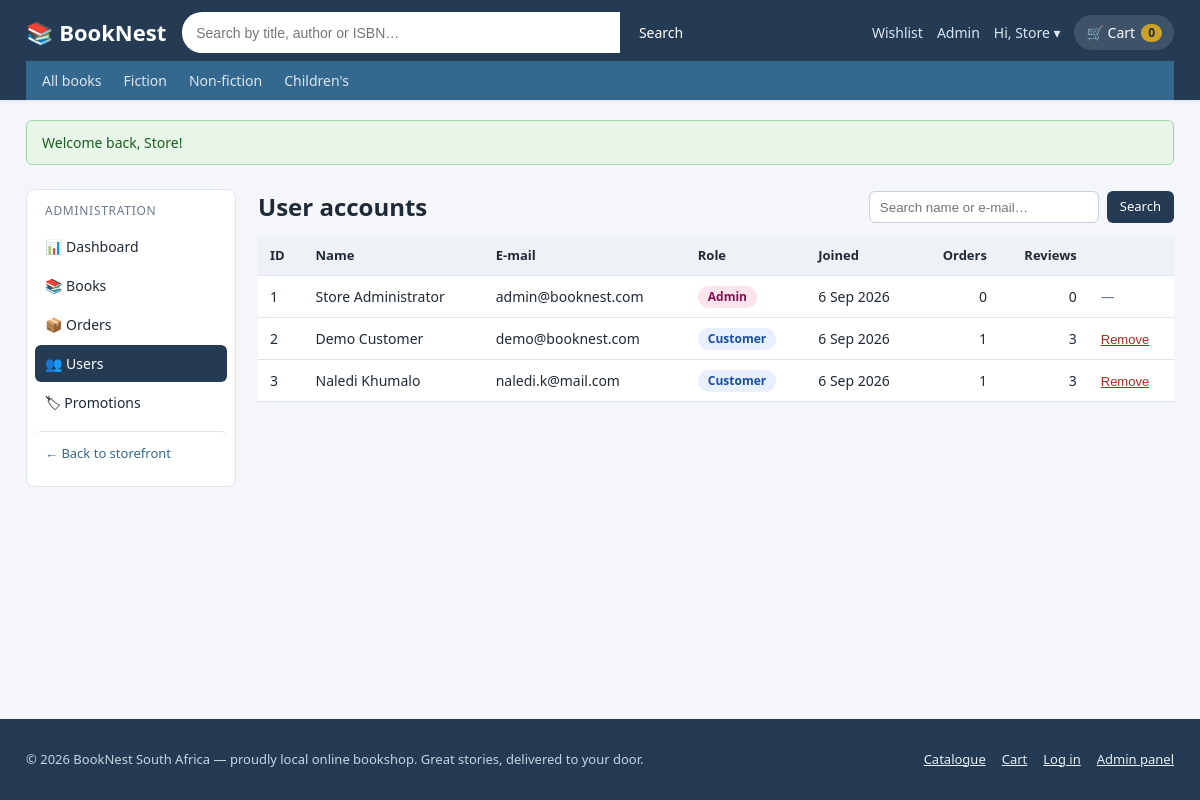
The page /admin/users.php (signed in) on the database its author committed.
### tables this page shows
CREATE TABLE users (
    UserID      INT            NOT NULL AUTO_INCREMENT,
    Name        VARCHAR(60)    NOT NULL,
    Email       VARCHAR(120)   NOT NULL,
    Password    VARCHAR(255)   NOT NULL,             
    Role        ENUM('Customer','Admin') NOT NULL DEFAULT 'Customer',
    DateCreated DATETIME       NOT NULL DEFAULT CURRENT_TIMESTAMP,
     
    ShipStreet    VARCHAR(160) NULL,
    ShipCity      VARCHAR(60)  NULL,
    ShipProvince  VARCHAR(60)  NULL,
    ShipPostcode  VARCHAR(12)  NULL,
    ShipCountry   VARCHAR(60)  NULL DEFAULT 'South Africa',
     
    CardToken     VARCHAR(100) NULL,
    CardLast4     VARCHAR(4)   NULL,
    CardExpiry    CHAR(5)      NULL,
    PRIMARY KEY (UserID),
    UNIQUE KEY uq_users_email (Email)
);

### public/includes/db.php (called while the page is built, shortened)
<?php
final class DatabaseConnection
{
    private static ?DatabaseConnection $instance = null;
    private PDO $pdo;
    private function __construct()
    {
        $dsn = sprintf('mysql:host=%s;port=%d;dbname=%s;charset=utf8mb4',
            DB_HOST, DB_PORT, DB_NAME);
        $this->pdo = new PDO($dsn, DB_USER, DB_PASS, [
            PDO::ATTR_ERRMODE            => PDO::ERRMODE_EXCEPTION,
            PDO::ATTR_DEFAULT_FETCH_MODE => PDO::FETCH_ASSOC,
            PDO::ATTR_EMULATE_PREPARES   => false,
            PDO::ATTR_STRINGIFY_FETCHES  => false,
        ]);
    }
    public static function getInstance(): self
    {
        if (self::$instance === null) {
            self::$instance = new self();
        }
        return self::$instance;
    }
    public function pdo(): PDO
    {
        return $this->pdo;
    }
}

### public/includes/init.php (called while the page is built, shortened)
<?php
require_once __DIR__ . '/db.php';
require_once __DIR__ . '/functions.php';
function db(): PDO
{
    return DatabaseConnection::getInstance()->pdo();
}

### public/admin/users.php (the view, shortened to what this page needs)
<?php
require_once __DIR__ . '/../includes/init.php';
$q  = get('q');
$sql = 'SELECT u.*,
              (SELECT COUNT(*) FROM orders o WHERE o.UserID = u.UserID) AS orders_count,
              (SELECT COUNT(*) FROM reviews r WHERE r.UserID = u.UserID) AS reviews_count
         FROM users u';
$params = [];
$sql .= ' ORDER BY u.DateCreated DESC';
$stmt = db()->prepare($sql);
$stmt->execute($params);
$users = $stmt->fetchAll();
include __DIR__ . '/../includes/admin_header.php';
?>
<div class="panel-head">
  <h1>User accounts</h1>
  <form method="get" action="users.php" class="inline-search">
    <input type="search" name="q" id="uq" value="<?= e($q) ?>" placeholder="Search name or e-mail…">
    <button class="btn btn-dark btn-sm" type="submit">Search</button>
  </form>
</div>
<?php if (!$users): ?>
  <p class="muted">No users found.</p>
<?php else: ?>
  <table class="data-table">
    <thead><tr><th>ID</th><th>Name</th><th>E-mail</th><th>Role</th><th>Joined</th><th class="num">Orders</th><th class="num">Reviews</th><th></th></tr></thead>
    <tbody>
      <?php foreach ($users as $u): ?>
        <tr>
          <td><?= (int) $u['UserID'] ?></td>
          <td><?= e($u['Name']) ?></td>
          <td><?= e($u['Email']) ?></td>
          <td>
            <span class="badge badge-<?= $u['Role'] === 'Admin' ? 'admin' : 'customer' ?>"><?= e($u['Role']) ?></span>
          </td>
          <td><?= e(date('j M Y', strtotime($u['DateCreated']))) ?></td>
          <td class="num"><?= (int) $u['orders_count'] ?></td>
          <td class="num"><?= (int) $u['reviews_count'] ?></td>
          <td>
            <?php if ($u['Role'] !== 'Admin'): ?>
              <form method="post" action="users.php" onsubmit="return confirm('Remove user <?= e($u['Name']) ?>?');">
                <button type="submit" class="btn-link-danger">Remove</button>
              </form>
            <?php else: ?>
              <span class="muted">—</span>
            <?php endif; ?>
          </td>
        </tr>
      <?php endforeach; ?>
    </tbody>
  </table>
<?php endif; ?>
<?php include __DIR__ . '/../includes/admin_footer.php'; ?>

### public/includes/header.php (shortened to what this page needs)
<?php
$user = current_user();
$cartN = cart_count();
?>
<!DOCTYPE html>
<html lang="en">
<head>
<link rel="stylesheet" href="<?= asset('css/style.css') ?>">
</head>
<body>
<header class="site-header">
  <div class="container header-row">
    <a class="logo" href="<?= url('index.php') ?>" aria-label="<?= e(APP_NAME) ?> home">&#128218; BookNest</a>
    <form class="searchbox" action="<?= url('catalogue.php') ?>" method="get" role="search" autocomplete="off">
      <input type="search" name="q" id="searchInput"
             placeholder="Search by title, author or ISBN…"
             value="<?= e(get('q')) ?>">
      <button type="submit" class="btn btn-dark">Search</button>
    </form>
    <nav class="user-nav" aria-label="Account and basket">
      <?php if (is_logged_in()): ?>
        <a class="nav-link" href="<?= url('wishlist.php') ?>">Wishlist</a>
        <?php if (is_admin()): ?><a class="nav-link" href="<?= url('admin/index.php') ?>">Admin</a><?php endif; ?>
        <div class="user-menu">
          <a class="nav-link" href="<?= url('profile.php') ?>">Hi, <?= e(explode(' ', $user['Name'])[0]) ?> &#9662;</a>
        </div>
      <?php else: ?>
        <a class="nav-link" href="<?= url('login.php') ?>">Log in</a>
        <a class="nav-link" href="<?= url('register.php') ?>">Register</a>
      <?php endif; ?>
      <a class="cart-link" href="<?= url('cart.php') ?>">
        &#128722; Cart
        <span class="cart-badge" id="cartCount"><?= (int) $cartN ?></span>
      </a>
    </nav>
  </div>
  <div class="container">
    <nav class="catnav" aria-label="Book categories">
      <a href="<?= url('catalogue.php') ?>" class="<?= ($activePage ?? '') === 'all' ? 'active' : '' ?>">All books</a>
      <?php foreach (['Fiction', 'Non-fiction', "Children's"] as $g): ?>
        <a href="<?= url('catalogue.php') ?>?genre=<?= urlencode($g) ?>"
           class="<?= ($activePage ?? '') === 'genre-' . $g ? 'active' : '' ?>"><?= e($g) ?></a>
      <?php endforeach; ?>
    </nav>
  </div>
</header>
<?php if (!empty($_SESSION['flash'])): ?>
  <div class="container flash-zone"><?php render_flashes(); ?></div>
<?php endif; ?>
<main id="main" class="container">

### public/css/style.css (style rules this page uses)
:root { --ink: #1f2a37; --muted: #6b7a8c; --brand: #243b53; --brand-2: #35688f; --accent: #c9a227; --paper: #ffffff; --bg: #f4f6f9; --line: #dfe5ec; --good: #2e7d32; --bad: #b3261e; --radius: 8px; --shadow: 0 1px 3px rgba(20, 40, 60, .10); --shadow-lg: 0 6px 20px rgba(20, 40, 60, .12); }
* { box-sizing: border-box; }
html { scroll-behavior: smooth; }
body { margin: 0; font-family: 'Segoe UI', system-ui, Arial, sans-serif; font-size: 16px; line-height: 1.5; color: var(--ink); background: var(--bg); display: flex; flex-direction: column; min-height: 100vh; }
main { flex: 1 0 auto; }
a { color: var(--brand-2); }
.container { max-width: 1180px; margin: 0 auto; padding: 0 16px; width: 100%; }
.site-header { background: var(--brand); color: #fff; box-shadow: var(--shadow); }
.header-row { display: flex; align-items: center; gap: 16px; padding-top: 12px; padding-bottom: 8px; }
.logo { color: #fff; font-size: 22px; font-weight: 800; text-decoration: none; white-space: nowrap; }
.searchbox { flex: 1; position: relative; display: flex; max-width: 520px; }
.searchbox input { flex: 1; min-width: 0; padding: 9px 14px; border: 0; border-radius: 20px 0 0 20px; font-size: 14px; outline: none; }
.searchbox .btn { border-radius: 0 20px 20px 0; }
.user-nav { display: flex; align-items: center; gap: 14px; margin-left: auto; font-size: 14px; white-space: nowrap; }
.nav-link { color: #dbe6f0; text-decoration: none; }
.cart-link { color: #fff; text-decoration: none; background: rgba(255, 255, 255, .12); padding: 7px 12px; border-radius: 18px; display: inline-flex; gap: 6px; align-items: center; }
.cart-badge { background: var(--accent); color: #1f2a37; border-radius: 10px; padding: 0 7px; font-weight: 700; font-size: 12px; line-height: 18px; }
.user-menu { position: relative; }
.catnav { display: flex; gap: 22px; flex-wrap: wrap; font-size: 14px; padding: 6px 16px; background: var(--brand-2); }
.catnav a { color: #dbe6f0; text-decoration: none; padding: 3px 0; }
.btn { display: inline-block; border: 1px solid transparent; cursor: pointer; text-align: center; text-decoration: none; font: inherit; font-size: 14px; padding: 9px 18px; border-radius: 6px; transition: filter .15s; }
.btn-dark { background: var(--brand); color: #fff; }
.btn-sm { padding: 5px 12px; font-size: 13px; }
.btn-link-danger { background: none; border: none; padding: 0; color: var(--bad); cursor: pointer; font-size: 13px; text-decoration: underline; }
.flash-zone { margin-top: 10px; }
.muted { color: var(--muted); }
.badge { display: inline-block; border-radius: 12px; padding: 2px 10px; font-size: 12px; font-weight: 600; }
.badge-admin { background: #fce4ec; color: #880e4f; }
.badge-customer { background: #e8f0fe; color: #174ea6; }
.data-table { width: 100%; border-collapse: collapse; background: #fff; font-size: 14px; }
.data-table th, .data-table td { padding: 9px 12px; border-bottom: 1px solid var(--line); text-align: left; vertical-align: middle; }
.data-table th { background: #eef2f6; font-weight: 600; font-size: 13px; }
.data-table .num { text-align: right; }
.admin-content h1 { margin: 0 0 10px; font-size: 24px; }
.panel-head { display: flex; justify-content: space-between; gap: 14px; align-items: center; flex-wrap: wrap; margin-bottom: 12px; }
.panel-head h1 { margin: 0; }
.inline-search { display: flex; gap: 8px; }
.inline-search input { padding: 7px 10px; border: 1px solid #c8d2dc; border-radius: 6px; width: 230px; }
main.container { padding-bottom: 20px; }

### rows shown on the page
users: Name "Store", UserID "1", Name "Store Administrator", Email "admin@booknest.com", Role "Admin", DateCreated "6 Sep 2026", orders_count "0", reviews_count "0"
users: UserID "2", Name "Demo Customer", Email "demo@booknest.com", Role "Customer", DateCreated "6 Sep 2026", orders_count "1", reviews_count "3"
users: UserID "3", Name "Naledi Khumalo", Email "naledi.k@mail.com", Role "Customer", DateCreated "6 Sep 2026", orders_count "1", reviews_count "3"

### other values the page prints
$cartN "0"
$g "Fiction"
$g "Non-fiction"
$g "Children's"
$f['msg'] "Welcome back, Store!"
APP_NAME "BookNest"
